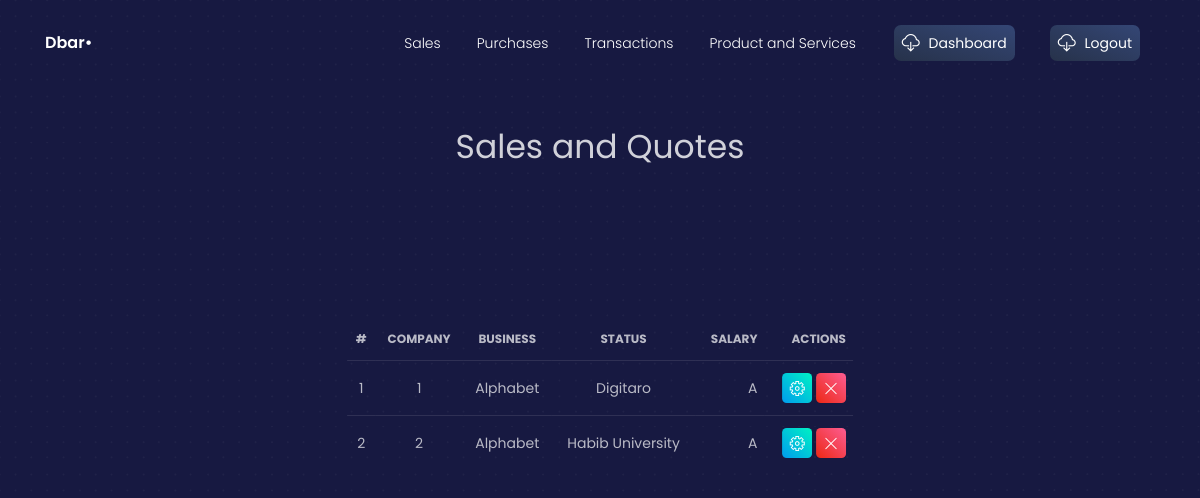
The page /view_invoices (signed in) on the database as committed earlier.
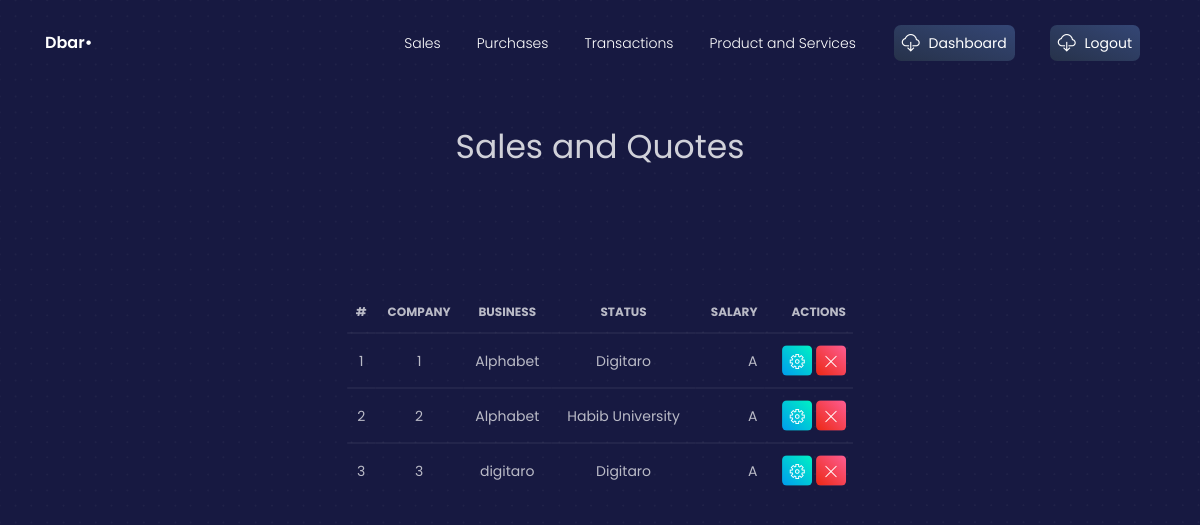
The same page on the database as committed later.
### crm/models.py (models this page shows, shortened)
class Sales(models.Model):
    salesID = models.AutoField(primary_key=True)
    companyID = models.ForeignKey(Company, on_delete=models.CASCADE)
    businessID = models.ForeignKey(Business, on_delete=models.CASCADE)
    itemID = models.ForeignKey(ProductsAndServices, on_delete=models.CASCADE)
    STAT = (
        ('A', 'Approved'),
        ('NA', 'NotApproved')
    )
    status = models.CharField(max_length=2, choices=STAT)

class Company(models.Model):
    companyID = models.AutoField(primary_key=True)
    companyName =models.CharField(max_length=64)
    companyEmail = models.EmailField(max_length=254)
    companyPhoneNumber = models.IntegerField()
    is_client = models.BooleanField(default=True)
    def __str__(self):
        return self.companyName

class Business(models.Model):
    businessID = models.AutoField(primary_key=True)
    businessName = models.CharField(max_length=64)
    ORGANISATION_TYPE = (
        ('SP', 'SoleProprietor'),
        ('P', 'Partnership'),
        ('PL', 'PrivateLimited'),
        ('PBL', 'PublicLimited')
    )
    organisationType = models.CharField(max_length=3, choices=ORGANISATION_TYPE)
    businessType = models.CharField(max_length=64)
    CUREN = (
        ('PKR', 'Pakistani Ruppee'),
        ('USD', 'United States Dollar'),
        ('EUR', 'Euro'),
        ('AED', 'Dirham'),
        ('CAD', 'Canadian Dollar'),
        ('AUD', 'Australian Dollar')
    )
    currency = models.CharField(max_length=3, choices=CUREN)
    def __str__(self):
        return self.businessName

### crm/views.py (the view)
# urls.py: path("view_invoices",views.view_invoices, name='view_invoices'),
@login_required
def view_invoices(request):
    context ={}
    context["dataset"] = Sales.objects.all()
    return render(request, 'view_invoice.html', context)

### templates/view_invoice.html (shortened to what this page needs)
{% load static %}
{% load static %}
{% load widget_tweaks %}
<!DOCTYPE html>
<html lang="en">
<head>
  <link href="https://use.fontawesome.com/releases/v5.0.6/css/all.css" rel="stylesheet">
    <link rel="stylesheet" href="https://maxcdn.bootstrapcdn.com/bootstrap/4.5.2/css/bootstrap.min.css">
  <link href="{% static './css/nucleo-icons.css' %}" rel="stylesheet" />
  <link href="{% static './css/blk-design-system.css' %}" rel="stylesheet" />
  <link href="{% static './demo/demo.css' %}" rel="stylesheet" />
</head>
<body class="profile-page">
  <nav class="navbar navbar-expand-lg fixed-top navbar-transparent " color-on-scroll="100">
    <div class="container">
      <div class="navbar-translate">
        <a class="navbar-brand" href="#" target="">
          <span>Dbar•</span>
        </a>
      </div>
      <div class="collapse navbar-collapse justify-content-end" id="navigation">
        <ul class="navbar-nav">
        <li class="nav-item">
            <a class="nav-link" href="{% url 'invoices' %}">Sales</a>
          </li>
          <li class="nav-item">
            <a class="nav-link" href="{% url 'purchases' %}">Purchases</a>
          </li>
          <li class="nav-item">
            <a class="nav-link" href="{% url 'transaction' %}">Transactions</a>
          </li>
          <li class="nav-item">
            <a class="nav-link" href="{% url 'productandservice' %}">Product and Services</a>
          </li>
          <li class="nav-item">
            <a class="nav-link btn btn-default d-none d-lg-block" href="{% url 'dashboard' %}">
              <i class="tim-icons icon-cloud-download-93"></i> Dashboard
            </a>
          </li>
          <li class="nav-item">
            <a class="nav-link btn btn-default d-none d-lg-block" href="{% url 'logout' %}">
              <i class="tim-icons icon-cloud-download-93"></i> Logout
            </a>
          </li>
        </ul>
      </div>
    </div>
  </nav>
<div class="wrapper">
    <div class="page-header header-filter">
       <br /><br /> {% comment %}<br /><br /><br /><br /><br /><br /><br /><br /> {% endcomment %}
      <div class="container">
        <div class="content-center brand">
          <h1 class="h3-seo">Sales and Quotes</h1>
        </div>
      </div>
    <div class="wrapper">
      <div class="container">
        <div class="content-center brand">
          <table class="table">
    <thead>
        <tr>
            <th class="text-center">#</th>
            <th>Company</th>
            <th>Business</th>
            <th>Status</th>
            <th class="text-right">Salary</th>
            <th class="text-right">Actions</th>
        </tr>
    </thead>
    <tbody>
    {% for data in dataset %}
        <tr>
            <td class="text-center">{{ data.salesID }}</td>
            <td>{{ data.salesID }}</td>
            <td>{{ data.companyID }}</td>
            <td>{{ data.businessID }}</td>
            <td class="text-right">{{ data.status }}</td>
            <td class="td-actions text-right">
                <button type="button" rel="tooltip" class="btn btn-success btn-sm btn-icon">
                    <i class="tim-icons icon-settings-gear-63"></i>
                </button>
                <button type="button" rel="tooltip" class="btn btn-danger btn-sm btn-icon">
                    <i class="tim-icons icon-simple-remove"></i>
                </button>
            </td>
        </tr>
      {% endfor %}
    </tbody>
</table>
        </div>
      </div>
  </div>
    </div>
  </div>
</body>
</html>

Rows that differ between the two databases and show on the page:
added Sales: salesID "3", companyID "digitaro", businessID "Digitaro", status "A"
